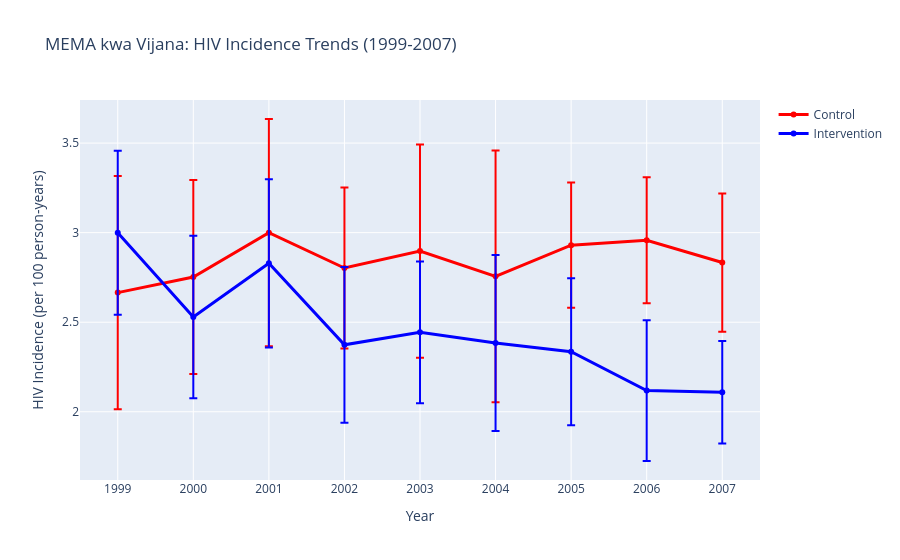

The notebook cell saved with this chart:
### Markdown cell above
## 5. MEMA kwa Vijana Long-term Impact

### Code cell
# MEMA kwa Vijana longitudinal data simulation
years = np.arange(1999, 2008)
n_communities = 20
n_intervention = 10
n_control = 10

# Simulate HIV incidence over time
np.random.seed(123)

mema_data = []
for year in years:
    # Control communities
    control_incidence = np.random.normal(2.8, 0.5, n_control)  # Higher baseline incidence
    control_incidence = np.clip(control_incidence, 0, None)
    
    # Intervention communities (gradual reduction over time)
    reduction_factor = 1 - ((year - 1999) * 0.03)  # 3% reduction per year
    intervention_incidence = np.random.normal(2.8 * reduction_factor, 0.4, n_intervention)
    intervention_incidence = np.clip(intervention_incidence, 0, None)
    
    mema_data.extend([
        {'year': year, 'arm': 'Control', 'community': i, 'hiv_incidence': inc}
        for i, inc in enumerate(control_incidence)
    ])
    mema_data.extend([
        {'year': year, 'arm': 'Intervention', 'community': i, 'hiv_incidence': inc}
        for i, inc in enumerate(intervention_incidence)
    ])

df_mema = pd.DataFrame(mema_data)

# Calculate annual summaries
mema_summary = df_mema.groupby(['year', 'arm'])['hiv_incidence'].agg(['mean', 'std']).reset_index()

# Visualization
fig = go.Figure()

# Control arm
control_data = mema_summary[mema_summary['arm'] == 'Control']
fig.add_trace(go.Scatter(
    x=control_data['year'],
    y=control_data['mean'],
    error_y=dict(type='data', array=control_data['std']),
    mode='lines+markers',
    name='Control',
    line=dict(color='red', width=3)
))

# Intervention arm
intervention_data = mema_summary[mema_summary['arm'] == 'Intervention']
fig.add_trace(go.Scatter(
    x=intervention_data['year'],
    y=intervention_data['mean'],
    error_y=dict(type='data', array=intervention_data['std']),
    mode='lines+markers',
    name='Intervention',
    line=dict(color='blue', width=3)
))

fig.update_layout(
    title='MEMA kwa Vijana: HIV Incidence Trends (1999-2007)',
    xaxis_title='Year',
    yaxis_title='HIV Incidence (per 100 person-years)',
    hovermode='x unified'
)

fig.show()

# Calculate overall impact
final_year_data = mema_summary[mema_summary['year'] == 2007]
control_final = final_year_data[final_year_data['arm'] == 'Control']['mean'].iloc[0]
intervention_final = final_year_data[final_year_data['arm'] == 'Intervention']['mean'].iloc[0]
relative_reduction = (control_final - intervention_final) / control_final * 100

print("\n📚 MEMA kwa Vijana Results:")
print(f"Study duration: {years.min()} - {years.max()}")
print(f"Communities: {n_communities} (10 intervention, 10 control)")
print(f"Final HIV incidence reduction: {relative_reduction:.1f}%")
print(f"Key innovation: School-based adolescent health intervention")

### Figure 1 — Plotly figure (JSON) as saved in the notebook; plotly's stock layout.template omitted (floating-point values rounded to 4 significant figures)
{"data": [{"error_y": {"array": [0.6516, 0.5411, 0.6345, 0.4497, 0.5952, 0.7025, 0.3493, 0.3513, 0.3859], "type": "data"}, "line": {"color": "red", "width": 3}, "mode": "lines+markers", "name": "Control", "type": "scatter", "x": [1999, 2000, 2001, 2002, 2003, 2004, 2005, 2006, 2007], "y": [2.665, 2.753, 3.0, 2.802, 2.897, 2.756, 2.93, 2.958, 2.833]}, {"error_y": {"array": [0.4582, 0.4533, 0.4696, 0.4344, 0.396, 0.4908, 0.4102, 0.3929, 0.2862], "type": "data"}, "line": {"color": "blue", "width": 3}, "mode": "lines+markers", "name": "Intervention", "type": "scatter", "x": [1999, 2000, 2001, 2002, 2003, 2004, 2005, 2006, 2007], "y": [2.999, 2.529, 2.829, 2.374, 2.444, 2.384, 2.335, 2.118, 2.109]}], "layout": {"hovermode": "x unified", "title": {"text": "MEMA kwa Vijana: HIV Incidence Trends (1999-2007)"}, "xaxis": {"title": {"text": "Year"}}, "yaxis": {"title": {"text": "HIV Incidence (per 100 person-years)"}}}}
